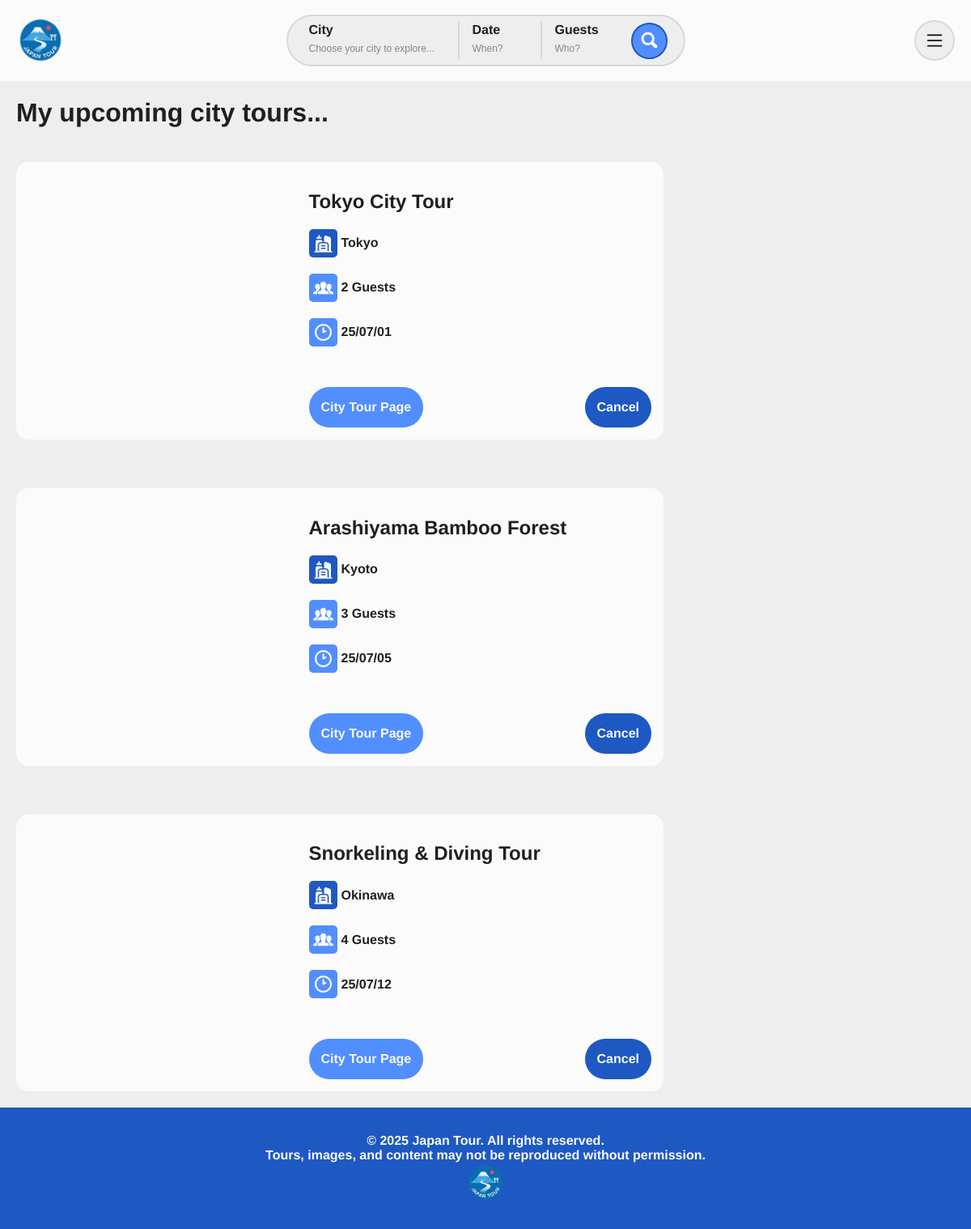
The page /reservations.php (signed in) on the database its author committed.
### tables this page shows
CREATE TABLE `reservation` (
  `reservation_id` int(11) NOT NULL,
  `tour_id` int(11) DEFAULT NULL,
  `user_id` int(11) NOT NULL,
  `reservation_date` date DEFAULT NULL,
  `number_of_guests` int(11) DEFAULT NULL,
  `total_price_yen` int(11) DEFAULT NULL
);

CREATE TABLE `tour_list` (
  `tour_id` int(11) NOT NULL,
  `tour_name` varchar(100) DEFAULT NULL,
  `city` varchar(50) DEFAULT NULL,
  `price_yen` int(11) DEFAULT NULL,
  `available_seats` int(11) DEFAULT NULL,
  `description` varchar(1500) NOT NULL,
  `image_url` mediumtext NOT NULL
);

### reservations.php (the view, shortened to what this page needs)
<?php
require_once('database.php');
require('nav_bar.php');
$user_id = $_SESSION['user_id'];
$query = "
    SELECT r.*, t.tour_name AS tour_name, t.description, t.image_url, t.city
    FROM reservation r
    JOIN tour_list t ON r.tour_id = t.tour_id
    WHERE r.user_id = ?
    ORDER BY r.reservation_date ASC
";
$statement = $db->prepare($query);
$statement->execute([$user_id]);
$reservations = $statement->fetchAll(PDO::FETCH_ASSOC);
?>
<!DOCTYPE html>
<html>
    <head>
        <link rel="stylesheet" href="https://cdn.jsdelivr.net/npm/flatpickr/dist/flatpickr.min.css">
        <link rel="stylesheet" href="styles/overall.css">
        <link rel="stylesheet" href="styles/navbar.css">
        <link rel="stylesheet" href="styles/footer.css">
        <link rel="stylesheet" href="styles/reservations.css">
    </head>
    <body>
        <nav class="navbar">
            <a class="navbar-logo" href="index.php">
                <img src="icons/logo.png" alt="Logo de JapanTour">
            </a>
            <form class="navbar-search-bar" action="search.php" method="get">
                <div class="select-city">
                    <label for="city">City</label>
                    <select name="city" id="city">
                    <option value="" disabled <?= empty($city) ? 'selected' : '' ?> hidden>Choose your city to explore...</option>
                    </select>
                </div>
                <hr>
                <div class="select-date">
                    <label for="date">Date</label>
                    <input type="text" id="date" name="date" placeholder="When?">
                </div>
                <hr>
                <div class="select-guest">
                    <label for="guests">Guests</label>
                    <input type="number" name="guests" id="guests" min="1" placeholder="Who?">
                </div>
                <button type="submit"><img src="icons/magnifying-glass-svgrepo-com.png" alt="Search icon"></button>
            </form>
            <div class="user-options">
                <?php if(isset($_SESSION['user_id'])):?>
                    <div class="dropdown-menu">
                        <button id="dropdown-button"><img src="icons/menu.png" alt="Menu icon"></button>
                    </div>
                <?php endif; ?>
            </div>
        </nav>
        <main>
            <h1>
                <?php if (empty($reservations)): ?>
                    You have no upcoming reservations...
                <?php else: ?>
                    My upcoming city tours...
                <?php endif;?>
            </h1>
            <div class="cards">
                    <?php foreach ($reservations as $reservation): ?>
                        <div class="card">
                            <div class="image" style ="background-image: url('images/<?=$reservation['image_url']?>');"></div>
                                <div class="informations">
                                    <h2><?php echo $reservation['tour_name']?></h2>
                                    <div class="tour-city">
                                        <div class="city-icon"><img src="icons/city-svgrepo-com.png" alt="city icon"></div>
                                        <?php echo $reservation['city']?>
                                    </div>
                                    <div class="tour-guests">
                                        <div class="guests-icon"><img src="icons/people.png" alt="guests icon"></div>
                                        <?php echo (int)$reservation['number_of_guests']?> Guests
                                    </div>
                                    <div class="tour-date">
                                        <div class="date-icon"><img src="icons/clock.png" alt="clock icon"></div>
                                        <?php
                                            $date = new DateTime($reservation['reservation_date']);
                                            echo $date->format('y/m/d');
                                        ?>
                                    </div>
                                    <div class="links">
                                        <a href="tour.php?tour_id=<?= $reservation['tour_id'] ?>">
                                            <div class="tour-page">City Tour Page</div>
                                        </a>
                                        <a href="cancel_reservation.php?reservation_id=<?php echo $reservation['reservation_id'];?>"
                                        onclick = "return confirm('Are you sure you want to cancel this reservation ?');" >
                                            <div class="tour-cancel">Cancel</div>
                                        </a>
                                    </div>
                                </div>
                        </div>
                    <?php endforeach;?>
            </div>
        </main>
        <footer>
            © 2025 Japan Tour. All rights reserved.
            <br>
            Tours, images, and content may not be reproduced without permission.
            <img src="icons/logo.png">
        </footer>
    </body>
</html>

### styles/overall.css (style rules this page uses)
:root { --white: #FBFBFB; --soft-grey: #EEEEEE; --grey: #D9D9D9; --black: #1F1F1F; --blue-1: #CDDEFF; --blue-2: #91B7FF; --blue-3: #518EFF; --blue-4: #1E58C3; }
body { font-family: 'Arimo'; color: var(--black); background-color: var(--soft-grey); }
html, body { min-height: 100%; margin: 0; padding: 0; }

### styles/navbar.css (style rules this page uses)
.dropdown-menu { position: relative; display: inline-block; }
.navbar { height: 100px; width: 100%; display: grid; grid-template-columns: 1fr auto 1fr; align-items: center; background-color: var(--white); flex-shrink: 0; }
.navbar-logo { margin-left: 20px; height: 60px; width: 60px; }
.navbar-logo img { height: 100%; width: 100%; }
.navbar-search-bar { justify-self: center; display: flex; flex-direction: row; align-items: center; border-width: 2px; border-style: solid; border-color: var(--grey); background-color: var(--soft-grey); height: 60px; border-radius: 60px; padding-left: 10px; padding-right: 10px; }
.select-city { position: relative; width: 200px; }
.select-date, .select-guest { position: relative; width: 100px; }
.select-city select { width: 100%; height: 80px; padding-left: 16px; padding-top: 20px; font-size: 12px; color: var(--black); opacity: 0.5; border: 0px; -webkit-appearance: none; -moz-appearance: none; appearance: none; background: transparent; cursor: pointer; }
.navbar input { width: calc(100% - 16px); height: 60px; padding-left: 16px; padding-top: 20px; font-size: 12px; color: var(--black); opacity: 0.5; border: 0px; background: transparent; cursor: pointer; }
.navbar input::placeholder { color: var(--black); }
.select-city label, .select-date label, .select-guest label { position: absolute; top: 18px; left: 12px; color: var(--black); font-size: 16px; pointer-events: none; transition: 0.2s ease all; background: transparent; padding: 0 4px; font-weight: bold; }
input[type=number] { -moz-appearance: textfield; }
.navbar-search-bar button { height: 45px; width: 45px; margin: 10px; display: flex; justify-content: center; align-items: center; cursor: pointer; border-radius: 100%; border-width: 2px; border-color: var(--blue-4); border-style: solid; background-color: var(--blue-3); }
.navbar-search-bar button img { height: 25px; width: 25px; }
.navbar-search-bar hr { width: 2px; height: 80%; background-color: var(--grey); border: none; }
.user-options { display: flex; flex-direction: row; align-items: center; justify-content: end; }
.navbar a { color: var(--black); text-decoration: none; }
.dropdown-menu button { height: 50px; width: 50px; background-color: var(--soft-grey); border-width: 2px; border-style: solid; border-color: var(--grey); border-radius: 100%; display: flex; justify-content: center; align-items: center; cursor: pointer; margin-right: 20px; }
.dropdown-menu button img { height: 20px; width: 20px; }

### styles/footer.css (style rules this page uses)
body { display: flex; flex-direction: column; min-height: 100vh; }
main { flex: 1; }
footer { height: 150px; text-align: center; display: flex; align-items: center; justify-content: center; flex-direction: column; background-color: var(--blue-4); color: var(--white); font-size: 16px; font-weight: bold; }
footer img { width: 50px; height: 50px; }

### rows shown on the page
reservation: tour.tour_name "Tokyo City Tour", tour.city "Tokyo", number_of_guests "2", reservation_date "25/07/01"
reservation: tour.tour_name "Arashiyama Bamboo Forest", tour.city "Kyoto", number_of_guests "3", reservation_date "25/07/05"
reservation: tour.tour_name "Snorkeling & Diving Tour", tour.city "Okinawa", number_of_guests "4", reservation_date "25/07/12"
